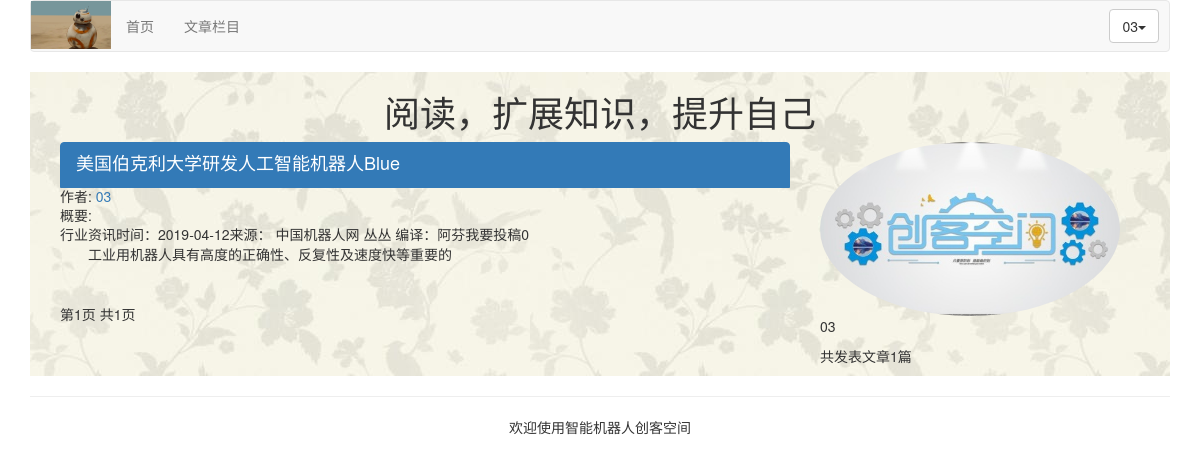
/article/author-articles/03/, run on the app's committed database.
### article/models.py (models this page shows, shortened)
class ArticlePost(models.Model):
    author = models.ForeignKey(User, on_delete=models.CASCADE, related_name="article")
    title = models.CharField(max_length=200)
    slug = models.SlugField(max_length=500)
    column = models.ForeignKey(ArticleColumn, on_delete=models.CASCADE, related_name="article_column")
    body = models.TextField()
    created = models.DateTimeField(default=timezone.now)
    updated = models.DateTimeField(auto_now=True)
    users_like = models.ManyToManyField(User, related_name="articles_like", blank=True)
    article_tag = models.ManyToManyField(ArticleTag, related_name='article_tag', blank=True)
    class Meta:
        ordering = ("-updated",)
        index_together = (('id', 'slug'),)
    def get_url_path(self):
        return reverse("article:article_content", args=[self.id, self.slug])

### article/views.py (the view)
# urls.py: path('author-articles/<username>/', views.article_titles, name="author_articles"),
def article_titles(request, username=None):
    if username:
        user = User.objects.get(username=username)
        articles_title = ArticlePost.objects.filter(author=user)
        try:
            userinfo = user.userinfo
        except:
            userinfo = None
    else:
        articles_title = ArticlePost.objects.all()
    pagination = Paginator(articles_title, 2)
    page = request.GET.get('page')
    try:
        current_page = pagination.page(page)
        articles = current_page.object_list
    except PageNotAnInteger:
        current_page = pagination.page(1)
        articles = current_page.object_list
    except EmptyPage:
        current_page = pagination.page(pagination.num_pages)
        articles = current_page.object_list
    if username:
        return render(request, "article/author_articles.html",
                      {"articles": articles, "page": current_page, "userinfo": userinfo, "user": user})
    return render(request, "article/article_titles.html", {"articles": articles, "page": current_page})

### article/templatetags/article_tags.py (called while the page is built)
@register.simple_tag
def author_total_articles(user):
    return user.article.count()

### templates/article/author_articles.html (shortened to what this page needs)
{% extends "base.html" %}
{% load article_tags %}
{% load staticfiles %}
{% block content %}
<div style="background-image: url(/static/images/background/background-article.jpg);">
<div class="row text-center vertical-middle-sm">
    <h1>阅读，扩展知识，提升自己</h1>
</div>
<div class="container">
<div class="col-md-8">
    {% for article in articles %}
    <div class="list-group">
        <a href="{{article.get_url_path}}" class="list-group-item active">
            <h4 class="list-group-item-heading">{{article.title}}</h4>
        </a>
        <p class="list-group-item-text">作者:
            <a href="{% url 'article:author_articles' article.author.username %}">{{article.author.username}}</a>
        </p>
        <p class="list-group-item-text">概要:{{article.body|slice:'70'|linebreaks}} </p>
    </div>
    {% endfor %}
    {% include "article/pagination.html" %}
</div>
<div class="col-md-4">
<div>
    {% if userinfo.photo %}
    <img src="{{ userinfo.photo | striptags }}" class="img-circle" id="my_photo" name="user_face" style="width: 300px">
    {% else %}
    <img name="user_face" src="{% static 'images/creator-room.jpg' %}" class="img-circle" id="my_photo" style="width: 300px">
    {% endif %}
</div>
<div>
    <p>{{ user.username }}</p>
    <p>共发表文章{% author_total_articles user %}篇</p>
</div>
</div>
</div>
</div>
{% endblock %}

### templates/base.html (shortened to what this page needs)
{% load staticfiles %}
<!DOCTYPE html>
<html lang="zh-cn">
<head>
    <link rel="stylesheet" href="{% static 'css/bootstrap.css' %}">
    <link rel="stylesheet" href="{% static 'css/self-css/self-defined.css' %}">
</head>
<body>
    {% include "header.html" %}
    <div class="container">
        {% block content %}{% endblock %}
    </div>
    {% include "footer.html" %}
</body>
</html>

### templates/header.html (shortened to what this page needs)
{% load staticfiles %}
<div class="container">
    <nav class="navbar navbar-default" role="navigation">
        <div class="navbar-header">
            <a href="{% url 'home' %}">
                <img src="{% static '/images/avatar.gif' %}" width="80px">
            </a>
        </div>
        <div>
            <ul class="nav navbar-nav" role="navigation">
                <li><a href="{% url 'home' %}">首页</a></li>
                <li><a href="{% url 'article:article_column' %}">文章栏目</a></li>
            </ul>
            <ul class="nav navbar-nav navbar-right" style="margin-right:10px">
                {% if user.is_authenticated %}
                    <li>
                        <div class="dropdown" style="margin-top:8px">
                            <button class="btn btn-default dropdown-toggle" type="button" id="dropdownMenu" data-toggle="dropdown">
                                {{ user.username }}<span class="caret"></span>
                            </button>
                        </div>
                    </li>
                {% else %}
                    <li><a href="{% url 'account:user_login' %}">登录</a></li>
                    <li><a href="{% url 'account:user_register' %}">注册</a></li>
                {% endif %}
            </ul>
        </div>
    </nav>
</div>

### templates/article/pagination.html (shortened to what this page needs)
<div class="pagination">
    <span class="step-links">
        <span class="current">
            第{{ page.number }}页 共{{ page.paginator.num_pages }}页
        </span>
    </span>
</div>

### templates/footer.html
<div class="container">
    <hr>
    <p class="text-center">欢迎使用智能机器人创客空间</p>
</div>

### data on the page
ArticlePost: title "美国伯克利大学研发人工智能机器人Blue", author.username "03", body "行业资讯时间：2019-04-12来源： 中国机器人网 丛丛 编译：阿芬我要投稿0 工业用机器人具有高度的正确性、反复性及速度快等重要的"

### other printed values
{{ user.username }} "03"
{{ page.number }} "1"
{{ page.paginator.num_pages }} "1"
